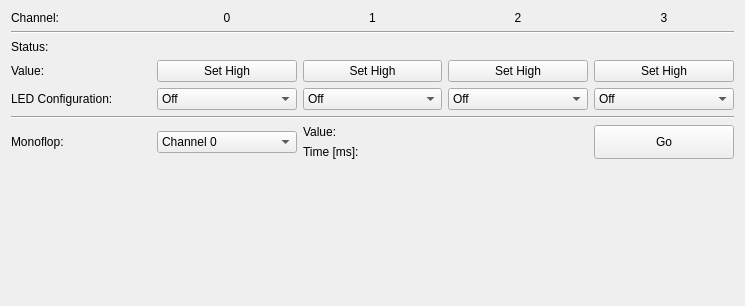
<?xml version="1.0" encoding="UTF-8"?>
<ui version="4.0">
 <class>IndustrialDigitalOut4V2</class>
 <widget class="QWidget" name="IndustrialDigitalOut4V2">
  <property name="geometry">
   <rect>
    <x>0</x>
    <y>0</y>
    <width>745</width>
    <height>306</height>
   </rect>
  </property>
  <property name="windowTitle">
   <string>Form</string>
  </property>
  <layout class="QVBoxLayout" name="verticalLayout">
   <item>
    <layout class="QGridLayout" name="gridLayout_2">
     <item row="3" column="4">
      <widget class="QPushButton" name="btn_v_c3">
       <property name="sizePolicy">
        <sizepolicy hsizetype="Expanding" vsizetype="Fixed">
         <horstretch>0</horstretch>
         <verstretch>0</verstretch>
        </sizepolicy>
       </property>
       <property name="text">
        <string>Set High</string>
       </property>
      </widget>
     </item>
     <item row="2" column="1">
      <widget class="QLabel" name="lbl_s_i_c0">
       <property name="text">
        <string/>
       </property>
       <property name="alignment">
        <set>Qt::AlignCenter</set>
       </property>
      </widget>
     </item>
     <item row="4" column="0">
      <widget class="QLabel" name="label_4">
       <property name="text">
        <string>LED Configuration:</string>
       </property>
      </widget>
     </item>
     <item row="2" column="4">
      <widget class="QLabel" name="lbl_s_i_c3">
       <property name="text">
        <string/>
       </property>
       <property name="alignment">
        <set>Qt::AlignCenter</set>
       </property>
      </widget>
     </item>
     <item row="4" column="4">
      <widget class="QComboBox" name="cbox_clc_c3">
       <property name="sizePolicy">
        <sizepolicy hsizetype="Expanding" vsizetype="Fixed">
         <horstretch>0</horstretch>
         <verstretch>0</verstretch>
        </sizepolicy>
       </property>
       <item>
        <property name="text">
         <string>Off</string>
        </property>
       </item>
       <item>
        <property name="text">
         <string>On</string>
        </property>
       </item>
       <item>
        <property name="text">
         <string>Heartbeat</string>
        </property>
       </item>
       <item>
        <property name="text">
         <string>Channel Status</string>
        </property>
       </item>
      </widget>
     </item>
     <item row="0" column="4">
      <widget class="QLabel" name="lbl_c3">
       <property name="sizePolicy">
        <sizepolicy hsizetype="Expanding" vsizetype="Preferred">
         <horstretch>0</horstretch>
         <verstretch>0</verstretch>
        </sizepolicy>
       </property>
       <property name="text">
        <string>3</string>
       </property>
       <property name="alignment">
        <set>Qt::AlignCenter</set>
       </property>
      </widget>
     </item>
     <item row="5" column="0" colspan="5">
      <widget class="Line" name="line">
       <property name="orientation">
        <enum>Qt::Horizontal</enum>
       </property>
      </widget>
     </item>
     <item row="4" column="2">
      <widget class="QComboBox" name="cbox_clc_c1">
       <property name="sizePolicy">
        <sizepolicy hsizetype="Expanding" vsizetype="Fixed">
         <horstretch>0</horstretch>
         <verstretch>0</verstretch>
        </sizepolicy>
       </property>
       <item>
        <property name="text">
         <string>Off</string>
        </property>
       </item>
       <item>
        <property name="text">
         <string>On</string>
        </property>
       </item>
       <item>
        <property name="text">
         <string>Heartbeat</string>
        </property>
       </item>
       <item>
        <property name="text">
         <string>Channel Status</string>
        </property>
       </item>
      </widget>
     </item>
     <item row="0" column="3">
      <widget class="QLabel" name="lbl_c2">
       <property name="sizePolicy">
        <sizepolicy hsizetype="Expanding" vsizetype="Preferred">
         <horstretch>0</horstretch>
         <verstretch>0</verstretch>
        </sizepolicy>
       </property>
       <property name="text">
        <string>2</string>
       </property>
       <property name="alignment">
        <set>Qt::AlignCenter</set>
       </property>
      </widget>
     </item>
     <item row="0" column="2">
      <widget class="QLabel" name="lbl_c1">
       <property name="sizePolicy">
        <sizepolicy hsizetype="Expanding" vsizetype="Preferred">
         <horstretch>0</horstretch>
         <verstretch>0</verstretch>
        </sizepolicy>
       </property>
       <property name="text">
        <string>1</string>
       </property>
       <property name="alignment">
        <set>Qt::AlignCenter</set>
       </property>
      </widget>
     </item>
     <item row="3" column="1">
      <widget class="QPushButton" name="btn_v_c0">
       <property name="sizePolicy">
        <sizepolicy hsizetype="Expanding" vsizetype="Fixed">
         <horstretch>0</horstretch>
         <verstretch>0</verstretch>
        </sizepolicy>
       </property>
       <property name="text">
        <string>Set High</string>
       </property>
      </widget>
     </item>
     <item row="3" column="3">
      <widget class="QPushButton" name="btn_v_c2">
       <property name="sizePolicy">
        <sizepolicy hsizetype="Expanding" vsizetype="Fixed">
         <horstretch>0</horstretch>
         <verstretch>0</verstretch>
        </sizepolicy>
       </property>
       <property name="text">
        <string>Set High</string>
       </property>
      </widget>
     </item>
     <item row="3" column="0">
      <widget class="QLabel" name="label_3">
       <property name="text">
        <string>Value:</string>
       </property>
      </widget>
     </item>
     <item row="2" column="2">
      <widget class="QLabel" name="lbl_s_i_c1">
       <property name="text">
        <string/>
       </property>
       <property name="alignment">
        <set>Qt::AlignCenter</set>
       </property>
      </widget>
     </item>
     <item row="3" column="2">
      <widget class="QPushButton" name="btn_v_c1">
       <property name="sizePolicy">
        <sizepolicy hsizetype="Expanding" vsizetype="Fixed">
         <horstretch>0</horstretch>
         <verstretch>0</verstretch>
        </sizepolicy>
       </property>
       <property name="text">
        <string>Set High</string>
       </property>
      </widget>
     </item>
     <item row="0" column="1">
      <widget class="QLabel" name="lbl_c0">
       <property name="sizePolicy">
        <sizepolicy hsizetype="Expanding" vsizetype="Preferred">
         <horstretch>0</horstretch>
         <verstretch>0</verstretch>
        </sizepolicy>
       </property>
       <property name="text">
        <string>0</string>
       </property>
       <property name="alignment">
        <set>Qt::AlignCenter</set>
       </property>
      </widget>
     </item>
     <item row="0" column="0">
      <widget class="QLabel" name="label_1">
       <property name="text">
        <string>Channel:</string>
       </property>
      </widget>
     </item>
     <item row="4" column="1">
      <widget class="QComboBox" name="cbox_clc_c0">
       <property name="sizePolicy">
        <sizepolicy hsizetype="Expanding" vsizetype="Fixed">
         <horstretch>0</horstretch>
         <verstretch>0</verstretch>
        </sizepolicy>
       </property>
       <item>
        <property name="text">
         <string>Off</string>
        </property>
       </item>
       <item>
        <property name="text">
         <string>On</string>
        </property>
       </item>
       <item>
        <property name="text">
         <string>Heartbeat</string>
        </property>
       </item>
       <item>
        <property name="text">
         <string>Channel Status</string>
        </property>
       </item>
      </widget>
     </item>
     <item row="2" column="0">
      <widget class="QLabel" name="label_2">
       <property name="text">
        <string>Status:</string>
       </property>
      </widget>
     </item>
     <item row="2" column="3">
      <widget class="QLabel" name="lbl_s_i_c2">
       <property name="text">
        <string/>
       </property>
       <property name="alignment">
        <set>Qt::AlignCenter</set>
       </property>
      </widget>
     </item>
     <item row="1" column="0" colspan="5">
      <widget class="Line" name="line_2">
       <property name="orientation">
        <enum>Qt::Horizontal</enum>
       </property>
      </widget>
     </item>
     <item row="4" column="3">
      <widget class="QComboBox" name="cbox_clc_c2">
       <property name="sizePolicy">
        <sizepolicy hsizetype="Expanding" vsizetype="Fixed">
         <horstretch>0</horstretch>
         <verstretch>0</verstretch>
        </sizepolicy>
       </property>
       <item>
        <property name="text">
         <string>Off</string>
        </property>
       </item>
       <item>
        <property name="text">
         <string>On</string>
        </property>
       </item>
       <item>
        <property name="text">
         <string>Heartbeat</string>
        </property>
       </item>
       <item>
        <property name="text">
         <string>Channel Status</string>
        </property>
       </item>
      </widget>
     </item>
     <item row="7" column="3">
      <widget class="QStackedWidget" name="monoflop_time_stack">
       <property name="currentIndex">
        <number>-1</number>
       </property>
      </widget>
     </item>
     <item row="7" column="2">
      <widget class="QLabel" name="label_7">
       <property name="sizePolicy">
        <sizepolicy hsizetype="Expanding" vsizetype="Preferred">
         <horstretch>0</horstretch>
         <verstretch>0</verstretch>
        </sizepolicy>
       </property>
       <property name="text">
        <string>Time [ms]:</string>
       </property>
      </widget>
     </item>
     <item row="6" column="2">
      <widget class="QLabel" name="label_6">
       <property name="sizePolicy">
        <sizepolicy hsizetype="Expanding" vsizetype="Preferred">
         <horstretch>0</horstretch>
         <verstretch>0</verstretch>
        </sizepolicy>
       </property>
       <property name="text">
        <string>Value:</string>
       </property>
      </widget>
     </item>
     <item row="6" column="3">
      <widget class="QStackedWidget" name="monoflop_value_stack"/>
     </item>
     <item row="6" column="4" rowspan="2">
      <widget class="QPushButton" name="btn_m_go">
       <property name="sizePolicy">
        <sizepolicy hsizetype="Minimum" vsizetype="Minimum">
         <horstretch>0</horstretch>
         <verstretch>0</verstretch>
        </sizepolicy>
       </property>
       <property name="text">
        <string>Go</string>
       </property>
      </widget>
     </item>
     <item row="6" column="1" rowspan="2">
      <widget class="QComboBox" name="cbox_m_c">
       <property name="sizePolicy">
        <sizepolicy hsizetype="Expanding" vsizetype="Fixed">
         <horstretch>0</horstretch>
         <verstretch>0</verstretch>
        </sizepolicy>
       </property>
       <property name="sizeAdjustPolicy">
        <enum>QComboBox::AdjustToContents</enum>
       </property>
       <item>
        <property name="text">
         <string>Channel 0</string>
        </property>
       </item>
       <item>
        <property name="text">
         <string>Channel 1</string>
        </property>
       </item>
       <item>
        <property name="text">
         <string>Channel 2</string>
        </property>
       </item>
       <item>
        <property name="text">
         <string>Channel 3</string>
        </property>
       </item>
      </widget>
     </item>
     <item row="6" column="0" rowspan="2">
      <widget class="QLabel" name="label_5">
       <property name="sizePolicy">
        <sizepolicy hsizetype="Expanding" vsizetype="Preferred">
         <horstretch>0</horstretch>
         <verstretch>0</verstretch>
        </sizepolicy>
       </property>
       <property name="text">
        <string>Monoflop:</string>
       </property>
      </widget>
     </item>
    </layout>
   </item>
   <item>
    <spacer name="verticalSpacer">
     <property name="orientation">
      <enum>Qt::Vertical</enum>
     </property>
     <property name="sizeHint" stdset="0">
      <size>
       <width>20</width>
       <height>40</height>
      </size>
     </property>
    </spacer>
   </item>
  </layout>
 </widget>
 <resources/>
 <connections/>
</ui>
